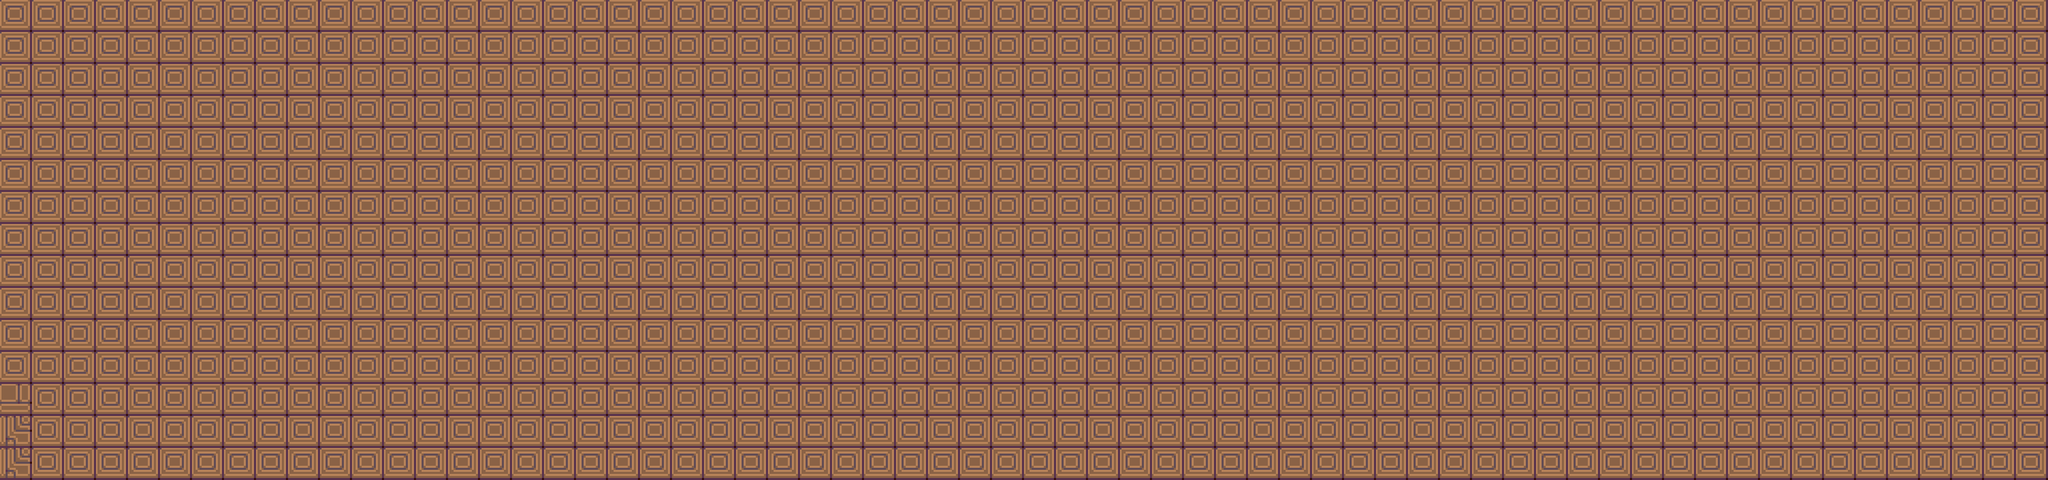

This is a level from a 2D game, rendered from its Tiled map with the project's own tilesets. A one-line summary and the map file follow, with tile-layer data summarised:
An orthogonal 64x15 tile map with 63x63 px tiles, 1 tile layer (Tile Layer 1).

<map version="1.0" orientation="orthogonal" width="64" height="15" tilewidth="63" tileheight="63">
 <tileset firstgid="1" name="tileset" tilewidth="63" tileheight="63">
  <image source="../gfx/tileset.png" width="1134" height="315" />
 </tileset>
 <layer name="Tile Layer 1" width="64" height="15">
  <data>[960 cells, 960 non-empty, 3 distinct tile ids]</data>
 </layer>
</map>
